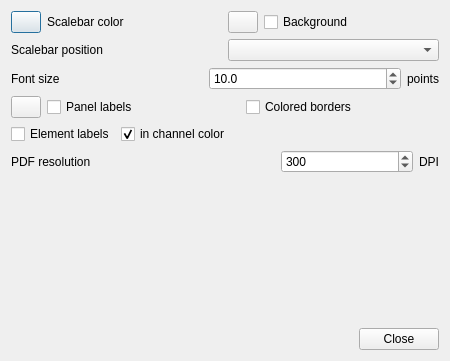
<?xml version="1.0" encoding="UTF-8"?>
<ui version="4.0">
 <class>ImageDialog</class>
 <widget class="QDialog" name="ImageDialog">
  <property name="geometry">
   <rect>
    <x>0</x>
    <y>0</y>
    <width>450</width>
    <height>361</height>
   </rect>
  </property>
  <property name="windowTitle">
   <string>Image settings</string>
  </property>
  <layout class="QVBoxLayout" name="verticalLayout">
   <item>
    <layout class="QHBoxLayout" name="horizontalLayout_9">
     <item>
      <widget class="ColorButton" name="composeScalebarColor">
       <property name="sizePolicy">
        <sizepolicy hsizetype="Preferred" vsizetype="Preferred">
         <horstretch>0</horstretch>
         <verstretch>0</verstretch>
        </sizepolicy>
       </property>
       <property name="minimumSize">
        <size>
         <width>15</width>
         <height>0</height>
        </size>
       </property>
       <property name="maximumSize">
        <size>
         <width>30</width>
         <height>16777214</height>
        </size>
       </property>
       <property name="text">
        <string/>
       </property>
      </widget>
     </item>
     <item>
      <widget class="QLabel" name="label_11">
       <property name="text">
        <string>Scalebar color</string>
       </property>
      </widget>
     </item>
     <item>
      <widget class="ColorButton" name="composeScalebarBgColor">
       <property name="sizePolicy">
        <sizepolicy hsizetype="Preferred" vsizetype="Preferred">
         <horstretch>0</horstretch>
         <verstretch>0</verstretch>
        </sizepolicy>
       </property>
       <property name="minimumSize">
        <size>
         <width>15</width>
         <height>0</height>
        </size>
       </property>
       <property name="maximumSize">
        <size>
         <width>30</width>
         <height>16777215</height>
        </size>
       </property>
       <property name="text">
        <string/>
       </property>
      </widget>
     </item>
     <item>
      <widget class="QCheckBox" name="composeScalebarBg">
       <property name="text">
        <string>Background</string>
       </property>
      </widget>
     </item>
    </layout>
   </item>
   <item>
    <layout class="QHBoxLayout" name="horizontalLayout_5">
     <item>
      <widget class="QLabel" name="label_2">
       <property name="text">
        <string>Scalebar position</string>
       </property>
      </widget>
     </item>
     <item>
      <widget class="QComboBox" name="composeScalebar"/>
     </item>
    </layout>
   </item>
   <item>
    <layout class="QHBoxLayout" name="horizontalLayout" stretch="1,1,0">
     <item>
      <widget class="QLabel" name="label">
       <property name="text">
        <string>Font size</string>
       </property>
      </widget>
     </item>
     <item>
      <widget class="QDoubleSpinBox" name="composeFontsize">
       <property name="decimals">
        <number>1</number>
       </property>
       <property name="minimum">
        <double>1.000000000000000</double>
       </property>
       <property name="maximum">
        <double>100.000000000000000</double>
       </property>
       <property name="stepType">
        <enum>QAbstractSpinBox::AdaptiveDecimalStepType</enum>
       </property>
       <property name="value">
        <double>10.000000000000000</double>
       </property>
      </widget>
     </item>
     <item>
      <widget class="QLabel" name="label_5">
       <property name="text">
        <string>points</string>
       </property>
      </widget>
     </item>
    </layout>
   </item>
   <item>
    <layout class="QHBoxLayout" name="horizontalLayout_2">
     <item>
      <widget class="ColorButton" name="composePanelLabelColor">
       <property name="sizePolicy">
        <sizepolicy hsizetype="Preferred" vsizetype="Preferred">
         <horstretch>0</horstretch>
         <verstretch>0</verstretch>
        </sizepolicy>
       </property>
       <property name="minimumSize">
        <size>
         <width>15</width>
         <height>0</height>
        </size>
       </property>
       <property name="maximumSize">
        <size>
         <width>30</width>
         <height>16777215</height>
        </size>
       </property>
       <property name="text">
        <string/>
       </property>
      </widget>
     </item>
     <item>
      <widget class="QCheckBox" name="composePanelLabels">
       <property name="text">
        <string>Panel labels</string>
       </property>
      </widget>
     </item>
     <item>
      <widget class="QCheckBox" name="composeElementBorders">
       <property name="text">
        <string>Colored borders</string>
       </property>
      </widget>
     </item>
    </layout>
   </item>
   <item>
    <layout class="QHBoxLayout" name="horizontalLayout_4" stretch="0,1">
     <item>
      <widget class="QCheckBox" name="composeElementLabels">
       <property name="text">
        <string>Element labels</string>
       </property>
      </widget>
     </item>
     <item>
      <widget class="QCheckBox" name="composeElementLabelsColored">
       <property name="text">
        <string>in channel color</string>
       </property>
       <property name="checked">
        <bool>true</bool>
       </property>
      </widget>
     </item>
    </layout>
   </item>
   <item>
    <layout class="QHBoxLayout" name="horizontalLayout_3" stretch="2,1,0">
     <item>
      <widget class="QLabel" name="label_3">
       <property name="text">
        <string>PDF resolution</string>
       </property>
      </widget>
     </item>
     <item>
      <widget class="QSpinBox" name="composeDPI">
       <property name="minimum">
        <number>1</number>
       </property>
       <property name="maximum">
        <number>1200</number>
       </property>
       <property name="value">
        <number>300</number>
       </property>
      </widget>
     </item>
     <item>
      <widget class="QLabel" name="label_4">
       <property name="text">
        <string>DPI</string>
       </property>
      </widget>
     </item>
    </layout>
   </item>
   <item>
    <spacer name="verticalSpacer">
     <property name="orientation">
      <enum>Qt::Vertical</enum>
     </property>
     <property name="sizeHint" stdset="0">
      <size>
       <width>20</width>
       <height>40</height>
      </size>
     </property>
    </spacer>
   </item>
   <item>
    <widget class="QDialogButtonBox" name="buttonBox">
     <property name="orientation">
      <enum>Qt::Horizontal</enum>
     </property>
     <property name="standardButtons">
      <set>QDialogButtonBox::Close</set>
     </property>
    </widget>
   </item>
  </layout>
 </widget>
 <customwidgets>
  <customwidget>
   <class>ColorButton</class>
   <extends>QPushButton</extends>
   <header>exhale.listwidgets</header>
  </customwidget>
 </customwidgets>
 <resources/>
 <connections>
  <connection>
   <sender>buttonBox</sender>
   <signal>accepted()</signal>
   <receiver>ImageDialog</receiver>
   <slot>accept()</slot>
   <hints>
    <hint type="sourcelabel">
     <x>248</x>
     <y>254</y>
    </hint>
    <hint type="destinationlabel">
     <x>157</x>
     <y>274</y>
    </hint>
   </hints>
  </connection>
  <connection>
   <sender>buttonBox</sender>
   <signal>rejected()</signal>
   <receiver>ImageDialog</receiver>
   <slot>reject()</slot>
   <hints>
    <hint type="sourcelabel">
     <x>316</x>
     <y>260</y>
    </hint>
    <hint type="destinationlabel">
     <x>286</x>
     <y>274</y>
    </hint>
   </hints>
  </connection>
 </connections>
</ui>
